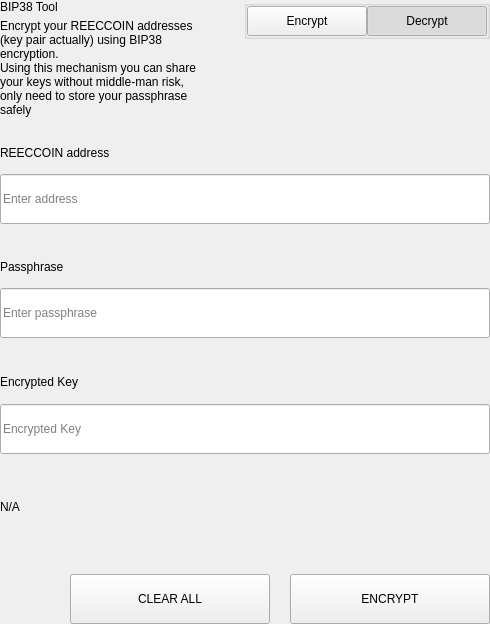
<?xml version="1.0" encoding="UTF-8"?>
<ui version="4.0">
 <class>SettingsBitToolWidget</class>
 <widget class="QWidget" name="SettingsBitToolWidget">
  <property name="geometry">
   <rect>
    <x>0</x>
    <y>0</y>
    <width>490</width>
    <height>624</height>
   </rect>
  </property>
  <property name="windowTitle">
   <string>Form</string>
  </property>
  <layout class="QVBoxLayout" name="verticalLayout">
   <property name="spacing">
    <number>0</number>
   </property>
   <property name="leftMargin">
    <number>0</number>
   </property>
   <property name="topMargin">
    <number>0</number>
   </property>
   <property name="rightMargin">
    <number>0</number>
   </property>
   <property name="bottomMargin">
    <number>0</number>
   </property>
   <item>
    <widget class="QWidget" name="left" native="true">
     <layout class="QVBoxLayout" name="verticalLayout_3">
      <property name="leftMargin">
       <number>0</number>
      </property>
      <property name="topMargin">
       <number>0</number>
      </property>
      <property name="rightMargin">
       <number>0</number>
      </property>
      <property name="bottomMargin">
       <number>0</number>
      </property>
      <item>
       <layout class="QVBoxLayout" name="verticalLayout_2">
        <property name="spacing">
         <number>0</number>
        </property>
        <item>
         <layout class="QHBoxLayout" name="horizontalLayout_3" stretch="3,1">
          <property name="spacing">
           <number>40</number>
          </property>
          <item>
           <layout class="QVBoxLayout" name="verticalLayoutTitle">
            <property name="spacing">
             <number>5</number>
            </property>
            <item>
             <widget class="QLabel" name="labelTitle">
              <property name="text">
               <string>BIP38 Tool</string>
              </property>
             </widget>
            </item>
            <item>
             <widget class="QLabel" name="labelSubtitle1">
              <property name="text">
               <string>Encrypt your REECCOIN addresses (key pair actually) using BIP38 encryption.
Using this mechanism you can share your keys without middle-man risk, only need to store your passphrase safely</string>
              </property>
              <property name="wordWrap">
               <bool>true</bool>
              </property>
             </widget>
            </item>
           </layout>
          </item>
          <item alignment="Qt::AlignTop">
           <widget class="QGroupBox" name="groupBox">
            <property name="title">
             <string/>
            </property>
            <property name="alignment">
             <set>Qt::AlignLeading|Qt::AlignLeft|Qt::AlignTop</set>
            </property>
            <layout class="QHBoxLayout" name="horizontalLayout_4">
             <property name="spacing">
              <number>0</number>
             </property>
             <property name="leftMargin">
              <number>0</number>
             </property>
             <property name="topMargin">
              <number>0</number>
             </property>
             <property name="rightMargin">
              <number>0</number>
             </property>
             <property name="bottomMargin">
              <number>0</number>
             </property>
             <item>
              <spacer name="horizontalSpacer">
               <property name="orientation">
                <enum>Qt::Horizontal</enum>
               </property>
               <property name="sizeHint" stdset="0">
                <size>
                 <width>40</width>
                 <height>20</height>
                </size>
               </property>
              </spacer>
             </item>
             <item>
              <widget class="QPushButton" name="pushLeft">
               <property name="minimumSize">
                <size>
                 <width>120</width>
                 <height>30</height>
                </size>
               </property>
               <property name="maximumSize">
                <size>
                 <width>120</width>
                 <height>30</height>
                </size>
               </property>
               <property name="focusPolicy">
                <enum>Qt::NoFocus</enum>
               </property>
               <property name="text">
                <string>Encrypt</string>
               </property>
               <property name="checkable">
                <bool>true</bool>
               </property>
               <property name="autoExclusive">
                <bool>true</bool>
               </property>
              </widget>
             </item>
             <item>
              <widget class="QPushButton" name="pushRight">
               <property name="minimumSize">
                <size>
                 <width>120</width>
                 <height>30</height>
                </size>
               </property>
               <property name="maximumSize">
                <size>
                 <width>120</width>
                 <height>30</height>
                </size>
               </property>
               <property name="focusPolicy">
                <enum>Qt::NoFocus</enum>
               </property>
               <property name="text">
                <string>Decrypt</string>
               </property>
               <property name="checkable">
                <bool>true</bool>
               </property>
               <property name="checked">
                <bool>true</bool>
               </property>
               <property name="autoExclusive">
                <bool>true</bool>
               </property>
              </widget>
             </item>
            </layout>
           </widget>
          </item>
         </layout>
        </item>
        <item>
         <widget class="QStackedWidget" name="stackedWidget">
          <property name="currentIndex">
           <number>1</number>
          </property>
          <widget class="QWidget" name="pageDecrypt">
           <layout class="QVBoxLayout" name="verticalLayout_5">
            <property name="spacing">
             <number>0</number>
            </property>
            <property name="leftMargin">
             <number>0</number>
            </property>
            <property name="topMargin">
             <number>0</number>
            </property>
            <property name="rightMargin">
             <number>0</number>
            </property>
            <property name="bottomMargin">
             <number>0</number>
            </property>
            <item>
             <widget class="QWidget" name="widget" native="true">
              <property name="minimumSize">
               <size>
                <width>0</width>
                <height>100</height>
               </size>
              </property>
              <layout class="QVBoxLayout" name="verticalLayout_4">
               <property name="spacing">
                <number>0</number>
               </property>
               <property name="leftMargin">
                <number>0</number>
               </property>
               <property name="topMargin">
                <number>0</number>
               </property>
               <property name="rightMargin">
                <number>0</number>
               </property>
               <property name="bottomMargin">
                <number>0</number>
               </property>
               <item>
                <spacer name="verticalSpacer_2">
                 <property name="orientation">
                  <enum>Qt::Vertical</enum>
                 </property>
                 <property name="sizeType">
                  <enum>QSizePolicy::Fixed</enum>
                 </property>
                 <property name="sizeHint" stdset="0">
                  <size>
                   <width>20</width>
                   <height>20</height>
                  </size>
                 </property>
                </spacer>
               </item>
               <item>
                <layout class="QHBoxLayout" name="horizontalLayout_6" stretch="2">
                 <property name="spacing">
                  <number>0</number>
                 </property>
                 <item>
                  <layout class="QVBoxLayout" name="verticalLayout_7">
                   <property name="spacing">
                    <number>9</number>
                   </property>
                   <item>
                    <widget class="QLabel" name="labelSubtitleKey">
                     <property name="minimumSize">
                      <size>
                       <width>0</width>
                       <height>20</height>
                      </size>
                     </property>
                     <property name="maximumSize">
                      <size>
                       <width>16777215</width>
                       <height>20</height>
                      </size>
                     </property>
                     <property name="text">
                      <string>Encrypted key</string>
                     </property>
                    </widget>
                   </item>
                   <item>
                    <widget class="QLineEdit" name="lineEditKey">
                     <property name="minimumSize">
                      <size>
                       <width>0</width>
                       <height>50</height>
                      </size>
                     </property>
                     <property name="maximumSize">
                      <size>
                       <width>16777215</width>
                       <height>50</height>
                      </size>
                     </property>
                     <property name="placeholderText">
                      <string>Enter a encrypted key</string>
                     </property>
                    </widget>
                   </item>
                  </layout>
                 </item>
                </layout>
               </item>
               <item>
                <spacer name="verticalSpacer_3">
                 <property name="orientation">
                  <enum>Qt::Vertical</enum>
                 </property>
                 <property name="sizeType">
                  <enum>QSizePolicy::Fixed</enum>
                 </property>
                 <property name="sizeHint" stdset="0">
                  <size>
                   <width>20</width>
                   <height>20</height>
                  </size>
                 </property>
                </spacer>
               </item>
               <item>
                <layout class="QVBoxLayout" name="verticalLayout_9">
                 <property name="spacing">
                  <number>9</number>
                 </property>
                 <item>
                  <widget class="QLabel" name="labelSubtitlePassphrase">
                   <property name="maximumSize">
                    <size>
                     <width>16777215</width>
                     <height>20</height>
                    </size>
                   </property>
                   <property name="text">
                    <string>Passphrase</string>
                   </property>
                  </widget>
                 </item>
                 <item>
                  <widget class="QLineEdit" name="lineEditPassphrase">
                   <property name="minimumSize">
                    <size>
                     <width>0</width>
                     <height>50</height>
                    </size>
                   </property>
                   <property name="maximumSize">
                    <size>
                     <width>16777215</width>
                     <height>50</height>
                    </size>
                   </property>
                   <property name="placeholderText">
                    <string>Enter a passphrase</string>
                   </property>
                  </widget>
                 </item>
                </layout>
               </item>
               <item>
                <spacer name="verticalSpacer_4">
                 <property name="orientation">
                  <enum>Qt::Vertical</enum>
                 </property>
                 <property name="sizeType">
                  <enum>QSizePolicy::Fixed</enum>
                 </property>
                 <property name="sizeHint" stdset="0">
                  <size>
                   <width>20</width>
                   <height>20</height>
                  </size>
                 </property>
                </spacer>
               </item>
               <item>
                <widget class="QWidget" name="widget_3" native="true">
                 <property name="sizePolicy">
                  <sizepolicy hsizetype="Preferred" vsizetype="Fixed">
                   <horstretch>0</horstretch>
                   <verstretch>0</verstretch>
                  </sizepolicy>
                 </property>
                 <layout class="QVBoxLayout" name="verticalLayout_10">
                  <property name="spacing">
                   <number>9</number>
                  </property>
                  <property name="leftMargin">
                   <number>0</number>
                  </property>
                  <property name="topMargin">
                   <number>0</number>
                  </property>
                  <property name="rightMargin">
                   <number>0</number>
                  </property>
                  <property name="bottomMargin">
                   <number>0</number>
                  </property>
                  <item>
                   <widget class="QLabel" name="labelSubtitleDecryptResult">
                    <property name="minimumSize">
                     <size>
                      <width>0</width>
                      <height>20</height>
                     </size>
                    </property>
                    <property name="maximumSize">
                     <size>
                      <width>16777215</width>
                      <height>20</height>
                     </size>
                    </property>
                    <property name="text">
                     <string>Decrypted address result</string>
                    </property>
                   </widget>
                  </item>
                  <item>
                   <widget class="QWidget" name="widget_4" native="true">
                    <layout class="QHBoxLayout" name="horizontalLayout" stretch="6,0,1">
                     <property name="spacing">
                      <number>0</number>
                     </property>
                     <property name="leftMargin">
                      <number>0</number>
                     </property>
                     <property name="topMargin">
                      <number>0</number>
                     </property>
                     <property name="rightMargin">
                      <number>0</number>
                     </property>
                     <property name="bottomMargin">
                      <number>0</number>
                     </property>
                     <item alignment="Qt::AlignVCenter">
                      <widget class="QLineEdit" name="lineEditDecryptResult">
                       <property name="minimumSize">
                        <size>
                         <width>0</width>
                         <height>50</height>
                        </size>
                       </property>
                       <property name="maximumSize">
                        <size>
                         <width>16777215</width>
                         <height>50</height>
                        </size>
                       </property>
                       <property name="placeholderText">
                        <string>Decrypted Address</string>
                       </property>
                      </widget>
                     </item>
                     <item>
                      <spacer name="horizontalSpacer_4">
                       <property name="orientation">
                        <enum>Qt::Horizontal</enum>
                       </property>
                       <property name="sizeType">
                        <enum>QSizePolicy::Fixed</enum>
                       </property>
                       <property name="sizeHint" stdset="0">
                        <size>
                         <width>20</width>
                         <height>50</height>
                        </size>
                       </property>
                      </spacer>
                     </item>
                     <item>
                      <widget class="QPushButton" name="pushButtonImport">
                       <property name="minimumSize">
                        <size>
                         <width>140</width>
                         <height>40</height>
                        </size>
                       </property>
                       <property name="text">
                        <string>Import Address</string>
                       </property>
                      </widget>
                     </item>
                    </layout>
                   </widget>
                  </item>
                 </layout>
                </widget>
               </item>
               <item>
                <widget class="QLabel" name="statusLabel_DEC">
                 <property name="maximumSize">
                  <size>
                   <width>16777215</width>
                   <height>40</height>
                  </size>
                 </property>
                 <property name="text">
                  <string/>
                 </property>
                </widget>
               </item>
               <item>
                <spacer name="verticalSpacer">
                 <property name="orientation">
                  <enum>Qt::Vertical</enum>
                 </property>
                 <property name="sizeType">
                  <enum>QSizePolicy::Preferred</enum>
                 </property>
                 <property name="sizeHint" stdset="0">
                  <size>
                   <width>20</width>
                   <height>20</height>
                  </size>
                 </property>
                </spacer>
               </item>
               <item>
                <layout class="QHBoxLayout" name="horizontalLayout_7">
                 <property name="spacing">
                  <number>0</number>
                 </property>
                 <item>
                  <spacer name="horizontalSpacer_5">
                   <property name="orientation">
                    <enum>Qt::Horizontal</enum>
                   </property>
                   <property name="sizeType">
                    <enum>QSizePolicy::Expanding</enum>
                   </property>
                   <property name="sizeHint" stdset="0">
                    <size>
                     <width>40</width>
                     <height>20</height>
                    </size>
                   </property>
                  </spacer>
                 </item>
                 <item>
                  <widget class="QPushButton" name="pushButtonDecryptClear">
                   <property name="minimumSize">
                    <size>
                     <width>200</width>
                     <height>50</height>
                    </size>
                   </property>
                   <property name="maximumSize">
                    <size>
                     <width>200</width>
                     <height>50</height>
                    </size>
                   </property>
                   <property name="text">
                    <string>CLEAR</string>
                   </property>
                  </widget>
                 </item>
                 <item>
                  <spacer name="horizontalSpacer_3">
                   <property name="orientation">
                    <enum>Qt::Horizontal</enum>
                   </property>
                   <property name="sizeType">
                    <enum>QSizePolicy::Fixed</enum>
                   </property>
                   <property name="sizeHint" stdset="0">
                    <size>
                     <width>20</width>
                     <height>20</height>
                    </size>
                   </property>
                  </spacer>
                 </item>
                 <item>
                  <widget class="QPushButton" name="pushButtonDecrypt">
                   <property name="minimumSize">
                    <size>
                     <width>200</width>
                     <height>50</height>
                    </size>
                   </property>
                   <property name="maximumSize">
                    <size>
                     <width>200</width>
                     <height>50</height>
                    </size>
                   </property>
                   <property name="text">
                    <string>DECRYPT KEY</string>
                   </property>
                  </widget>
                 </item>
                </layout>
               </item>
              </layout>
             </widget>
            </item>
           </layout>
          </widget>
          <widget class="QWidget" name="pageEncrypt">
           <layout class="QVBoxLayout" name="verticalLayout_11">
            <property name="spacing">
             <number>0</number>
            </property>
            <property name="leftMargin">
             <number>0</number>
            </property>
            <property name="topMargin">
             <number>0</number>
            </property>
            <property name="rightMargin">
             <number>0</number>
            </property>
            <property name="bottomMargin">
             <number>0</number>
            </property>
            <item>
             <spacer name="verticalSpacer_8">
              <property name="orientation">
               <enum>Qt::Vertical</enum>
              </property>
              <property name="sizeType">
               <enum>QSizePolicy::Fixed</enum>
              </property>
              <property name="sizeHint" stdset="0">
               <size>
                <width>20</width>
                <height>20</height>
               </size>
              </property>
             </spacer>
            </item>
            <item>
             <widget class="QWidget" name="containerAddressEnc" native="true">
              <layout class="QVBoxLayout" name="containerAddressEncLayout">
               <property name="spacing">
                <number>5</number>
               </property>
               <property name="leftMargin">
                <number>0</number>
               </property>
               <property name="topMargin">
                <number>0</number>
               </property>
               <property name="rightMargin">
                <number>0</number>
               </property>
               <property name="bottomMargin">
                <number>0</number>
               </property>
               <item>
                <widget class="QLabel" name="labelSubtitleAddress">
                 <property name="minimumSize">
                  <size>
                   <width>0</width>
                   <height>20</height>
                  </size>
                 </property>
                 <property name="maximumSize">
                  <size>
                   <width>16777215</width>
                   <height>20</height>
                  </size>
                 </property>
                 <property name="text">
                  <string>REECCOIN address</string>
                 </property>
                </widget>
               </item>
               <item>
                <widget class="QLineEdit" name="addressIn_ENC">
                 <property name="minimumSize">
                  <size>
                   <width>0</width>
                   <height>50</height>
                  </size>
                 </property>
                 <property name="placeholderText">
                  <string>Enter address</string>
                 </property>
                </widget>
               </item>
              </layout>
             </widget>
            </item>
            <item>
             <spacer name="verticalSpacer_6">
              <property name="orientation">
               <enum>Qt::Vertical</enum>
              </property>
              <property name="sizeType">
               <enum>QSizePolicy::Fixed</enum>
              </property>
              <property name="sizeHint" stdset="0">
               <size>
                <width>20</width>
                <height>20</height>
               </size>
              </property>
             </spacer>
            </item>
            <item>
             <widget class="QWidget" name="containerAddress" native="true">
              <layout class="QHBoxLayout" name="horizontalLayout_9" stretch="2">
               <property name="spacing">
                <number>0</number>
               </property>
               <property name="leftMargin">
                <number>0</number>
               </property>
               <property name="topMargin">
                <number>0</number>
               </property>
               <property name="rightMargin">
                <number>0</number>
               </property>
               <property name="bottomMargin">
                <number>0</number>
               </property>
               <item>
                <layout class="QVBoxLayout" name="verticalLayout_8">
                 <property name="spacing">
                  <number>5</number>
                 </property>
                 <item>
                  <widget class="QLabel" name="labelSubtitleMessage">
                   <property name="minimumSize">
                    <size>
                     <width>0</width>
                     <height>20</height>
                    </size>
                   </property>
                   <property name="maximumSize">
                    <size>
                     <width>16777215</width>
                     <height>20</height>
                    </size>
                   </property>
                   <property name="text">
                    <string>Passphrase</string>
                   </property>
                  </widget>
                 </item>
                 <item>
                  <widget class="QLineEdit" name="passphraseIn_ENC">
                   <property name="minimumSize">
                    <size>
                     <width>0</width>
                     <height>50</height>
                    </size>
                   </property>
                   <property name="maximumSize">
                    <size>
                     <width>16777215</width>
                     <height>50</height>
                    </size>
                   </property>
                   <property name="placeholderText">
                    <string>Enter passphrase</string>
                   </property>
                  </widget>
                 </item>
                </layout>
               </item>
              </layout>
             </widget>
            </item>
            <item>
             <spacer name="verticalSpacer_7">
              <property name="orientation">
               <enum>Qt::Vertical</enum>
              </property>
              <property name="sizeType">
               <enum>QSizePolicy::Fixed</enum>
              </property>
              <property name="sizeHint" stdset="0">
               <size>
                <width>20</width>
                <height>20</height>
               </size>
              </property>
             </spacer>
            </item>
            <item>
             <widget class="QWidget" name="widget_2" native="true">
              <property name="minimumSize">
               <size>
                <width>0</width>
                <height>75</height>
               </size>
              </property>
              <property name="maximumSize">
               <size>
                <width>16777215</width>
                <height>16777215</height>
               </size>
              </property>
              <layout class="QVBoxLayout" name="verticalLayout_6">
               <property name="leftMargin">
                <number>0</number>
               </property>
               <property name="topMargin">
                <number>0</number>
               </property>
               <property name="rightMargin">
                <number>0</number>
               </property>
               <property name="bottomMargin">
                <number>0</number>
               </property>
               <item>
                <widget class="QLabel" name="labelSubtitleEncryptedKey">
                 <property name="minimumSize">
                  <size>
                   <width>0</width>
                   <height>20</height>
                  </size>
                 </property>
                 <property name="maximumSize">
                  <size>
                   <width>16777215</width>
                   <height>20</height>
                  </size>
                 </property>
                 <property name="text">
                  <string>Encrypted Key</string>
                 </property>
                </widget>
               </item>
               <item>
                <widget class="QLineEdit" name="encryptedKeyOut_ENC">
                 <property name="minimumSize">
                  <size>
                   <width>0</width>
                   <height>50</height>
                  </size>
                 </property>
                 <property name="placeholderText">
                  <string>Encrypted Key</string>
                 </property>
                </widget>
               </item>
              </layout>
             </widget>
            </item>
            <item>
             <widget class="QLabel" name="statusLabel_ENC">
              <property name="text">
               <string notr="true">N/A</string>
              </property>
             </widget>
            </item>
            <item>
             <spacer name="verticalSpacer_5">
              <property name="orientation">
               <enum>Qt::Vertical</enum>
              </property>
              <property name="sizeType">
               <enum>QSizePolicy::Fixed</enum>
              </property>
              <property name="sizeHint" stdset="0">
               <size>
                <width>20</width>
                <height>20</height>
               </size>
              </property>
             </spacer>
            </item>
            <item>
             <layout class="QHBoxLayout" name="horizontalLayout_8">
              <property name="spacing">
               <number>0</number>
              </property>
              <item>
               <spacer name="horizontalSpacer_6">
                <property name="orientation">
                 <enum>Qt::Horizontal</enum>
                </property>
                <property name="sizeType">
                 <enum>QSizePolicy::Expanding</enum>
                </property>
                <property name="sizeHint" stdset="0">
                 <size>
                  <width>40</width>
                  <height>20</height>
                 </size>
                </property>
               </spacer>
              </item>
              <item>
               <widget class="QPushButton" name="pushButtonClear">
                <property name="minimumSize">
                 <size>
                  <width>200</width>
                  <height>50</height>
                 </size>
                </property>
                <property name="focusPolicy">
                 <enum>Qt::NoFocus</enum>
                </property>
                <property name="text">
                 <string>CLEAR ALL</string>
                </property>
               </widget>
              </item>
              <item>
               <spacer name="horizontalSpacer_2">
                <property name="orientation">
                 <enum>Qt::Horizontal</enum>
                </property>
                <property name="sizeType">
                 <enum>QSizePolicy::Fixed</enum>
                </property>
                <property name="sizeHint" stdset="0">
                 <size>
                  <width>20</width>
                  <height>20</height>
                 </size>
                </property>
               </spacer>
              </item>
              <item>
               <widget class="QPushButton" name="pushButtonEncrypt">
                <property name="minimumSize">
                 <size>
                  <width>200</width>
                  <height>50</height>
                 </size>
                </property>
                <property name="maximumSize">
                 <size>
                  <width>200</width>
                  <height>50</height>
                 </size>
                </property>
                <property name="focusPolicy">
                 <enum>Qt::NoFocus</enum>
                </property>
                <property name="text">
                 <string>ENCRYPT</string>
                </property>
               </widget>
              </item>
             </layout>
            </item>
           </layout>
          </widget>
         </widget>
        </item>
       </layout>
      </item>
     </layout>
    </widget>
   </item>
  </layout>
 </widget>
 <resources/>
 <connections/>
</ui>
